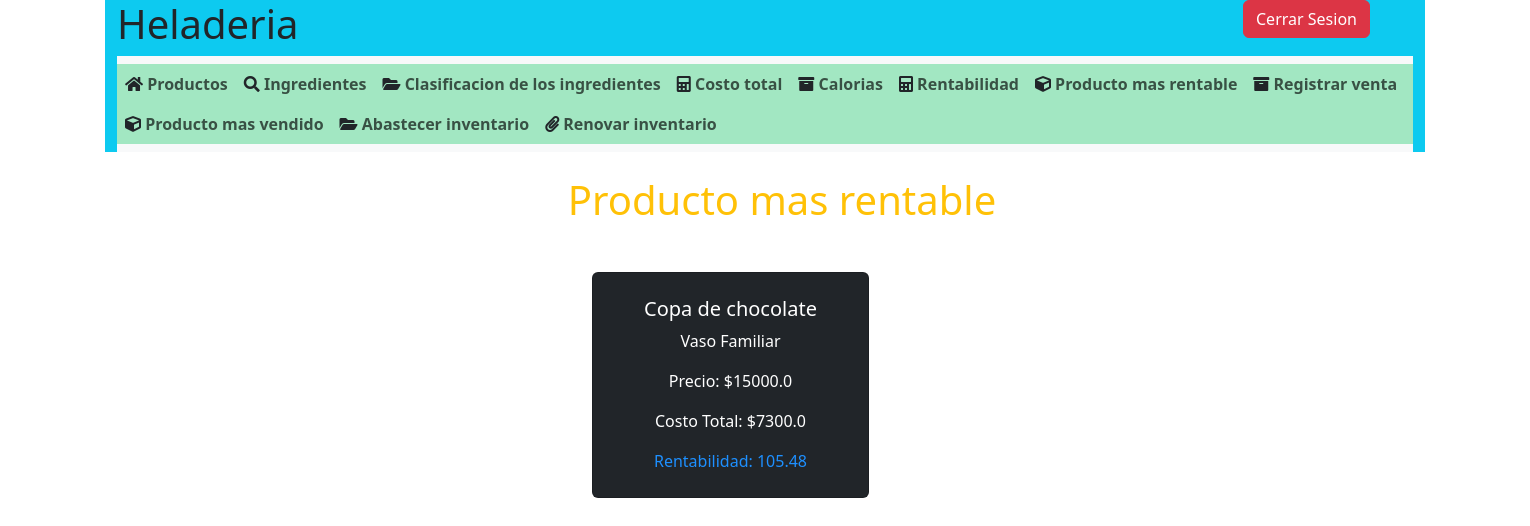
The page /mas_rentable (signed in) on the database its author committed.
### models/Productos.py (models this page shows, shortened)
class Producto(db.Model):
        __tablename__ = 'productos'
        id = db.Column(db.Integer, primary_key = True)
        nombre = db.Column(db.String(100), nullable = False, unique = True)
        precio_publico = db.Column(db.Float, nullable = False)
        rentabilidad = db.Column(db.Float, nullable = False)
        tipo_vaso = db.Column(db.String(100))
        volumen = db.Column(db.Float)
        ingrediente1_id = db.Column(db.Integer, db.ForeignKey('ingredientes.id'),nullable = True)
        ingrediente2_id = db.Column(db.Integer, db.ForeignKey('ingredientes.id'), nullable = True)
        ingrediente3_id = db.Column(db.Integer, db.ForeignKey('ingredientes.id'), nullable = True)
        ventas_totales = db.Column(db.Integer, default=0)
        ingrediente1 = db.relationship('Ingrediente', foreign_keys=[ingrediente1_id])
        ingrediente2 = db.relationship('Ingrediente', foreign_keys=[ingrediente2_id])
        ingrediente3 = db.relationship('Ingrediente', foreign_keys=[ingrediente3_id])

### views/Heladeria_controller.py (the view)
    @app.route('/mas_rentable')
    @login_required
    def mas_rentable():
      if current_user.es_admin:
            productos = Producto.query.limit(4).all()
            producto_rentable = None
            rentabilidad_mayor = float('-inf')
            heladeria.productos= []
            for producto in productos:
                costo_total = 0
                total_ingredientes = 0
                for ingrediente_id in [producto.ingrediente1_id, producto.ingrediente2_id, producto.ingrediente3_id]:
                    if ingrediente_id:
                        ingrediente = Ingrediente.query.get(ingrediente_id)
                        if ingrediente:
                            costo_total += ingrediente.precio
                        if costo_total > 0:
                           rentabilidad = ((producto.precio_publico - costo_total) / costo_total) * 100
                        else:
                            rentabilidad = 0
                        if rentabilidad > rentabilidad_mayor:
                            rentabilidad_mayor = rentabilidad
                        producto_rentable = {
                            'nombre': producto.nombre,
                            'tipo_vaso': producto.tipo_vaso,
                            'precio': producto.precio_publico,
                            'costo_total': round(costo_total, 2),
                            'rentabilidad': round(rentabilidad, 2)
                        }
            return render_template('mas_rentable.html', producto=producto_rentable)
      else:
          return render_template('sin_autorizacion.html')

### templates/mas_rentable.html (shortened to what this page needs)
{% include '/scripts.html'  %}
{% include '/header.html'  %}
<!DOCTYPE html>
<html lang="en">
<head>
</head>
<main class="main text-center py-4">
    <body>
    <h1 class="text-center text-warning">Producto mas rentable</h1>
<body>
    <div class="container mt-5 table table-dark" style="margin-left: 400px;" >
        <div class="row mt-4">
            {% if producto %}
            <div class="col-md-3">
                <div class="card">
                    <div class="card-body">
                        <h5 class="card-title">{{ producto.nombre }}</h5>
                        <p class="card-text">{{ producto.tipo_vaso }}</p>
                        <p class="card-text">Precio: ${{ producto.precio }}</p>
                        <p class="card-text"> Costo Total: ${{ producto.costo_total }}</p>
                        <p class="card-text" style="color: dodgerblue;">Rentabilidad: {{ producto.rentabilidad }}</p>
                    </div>
                    {% else %}
                    <p class="card-text">No hay productos disponibles.</p>
                    {% endif %}
                </div>
            </div>
        </div>
    </div>
</body>
</html>

### static/css/style2.css (style rules this page uses)
* { margin: 0px; padding: 0px; box-sizing: border-box; }
main { width: 80%; height: 40rem; border: none; padding: 1px 10px 6px 10px; border-radius: 20px; justify-content: center; margin-left: 170px; }

### rows shown on the page
Producto: nombre "Copa de chocolate", tipo_vaso "Vaso Familiar", precio "15000.0"

### other values the page prints
{{ producto.costo_total }} "7300.0"
{{ producto.rentabilidad }} "105.48"
